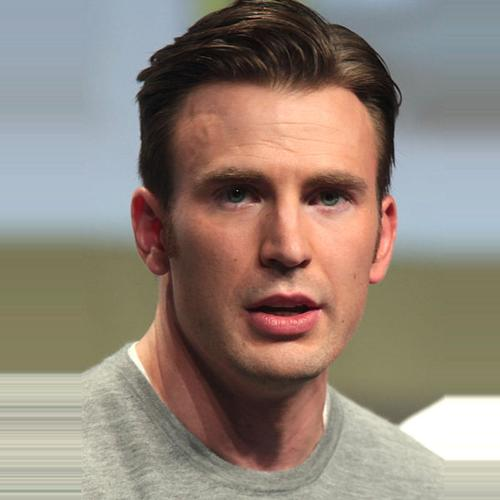
#> input picture data/male_000281.jpg, 500 x 500 px
$ jupyter execute --allow-errors model-pipeline.ipynb   (shell and % lines are left out)   (text cells are left out)
#> lines starting #> are read from the running program, lines starting #| are printed output that depends on the picture; after the words box and inside, x2 and y2 are one past the last pixel; in counts of white or black regions, pixels touching at a corner belong together; pictures that were not available may be replaced by others from this repository, and a replacement may not be noted
[cell 1]
import numpy as np
import pandas as pd
import matplotlib.pyplot as plt
import sklearn
import cv2
import pickle

[cell 2]
# load all data and models
haar = cv2.CascadeClassifier('./model/haarcascade_frontalface_default.xml')

mean = pickle.load(open('./data/mean_preprocess.pickle','rb'))
#> (reads data/mean_preprocess.pickle from the repository)
model_svm = pickle.load(open('./mode_svc.pickle','rb'))
#> (reads mode_svc.pickle from the repository)
#> (the rest of this cell did not finish here and is left out)

[cell 3]
gender_pre = ['Male','Female']
font = cv2.FONT_HERSHEY_SIMPLEX

[cell 4]
def pipeline_model(img,color = 'rgb'):
    # step 2 : convert into gray scale
    if color=='bgr':
        gray = cv2.cvtColor(img,cv2.COLOR_BGR2GRAY)
    else:
        gray = cv2.cvtColor(img,cv2.COLOR_RGB2GRAY)
    #step 3: crop the faces using haar cascade classifier
    faces = haar.detectMultiScale(gray,1.5,3)
    for x,y,w,h in faces:
        cv2.rectangle(img,(x,y),(x+w,y+h),(0,255,0),2) # drawing rectangle
        roi = gray[y:y+h,x:x+w]
        #step 4 : normalizating
        roi = roi/255.0
        #atep-5 : reshape image as 100 X 100
        if roi.shape[1] >100:
            roi_resize = cv2.resize(roi,(100,100),cv2.INTER_AREA)
            #print(roi_resize.shape)
        else:
            roi_resize = cv2.resize(roi,(100,100),cv2.INTER_CUBIC)
        #step 6: Flattening (1x10000)
        roi_reshape = roi_resize.reshape(1,-1)
        #print(roi_reshape.shape)
        # step 7: Subtract with mean
        roi_mean = roi_reshape-mean
        #step 8: get eigen image
        eigen_img = model_pca.transform(roi_mean)
        #step 9: pass to ML model
        results = model_svm.predict_proba(eigen_img)[0]
        #step 10
        predict = results.argmax()
        score = results[predict]
        #step: 11
        text = "%s: %0.2f"%(gender_pre[predict],score)
        cv2.putText(img,text,(x,y),font,1,(0,255,0),2)
        return(img)

[cell 5]
#test data
test_data_path = './data/male_000281.jpg'
# step 1: read the data
img = cv2.imread(test_data_path)
#> img is the input picture: shape (500, 500, 3); mean B, G, R 122.1, 132.9, 146.2
color = 'bgr'
#> (the rest of this cell did not finish here and is left out)

#> in pipeline_model, `gray = cv2.cvtColor(img,cv2.COLOR_BGR2GRAY)`:
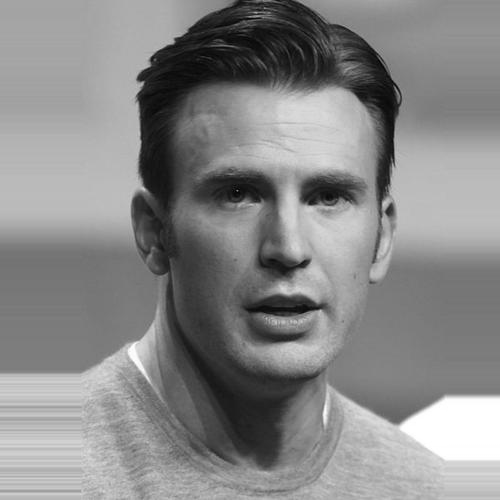
#> gray: shape (500, 500); min 1, max 255, mean 135.6
#> in pipeline_model, `faces = haar.detectMultiScale(gray,1.5,3)`: faces = [[149, 90, 273, 273]]
#> the loop in pipeline_model, `for x,y,w,h in faces:` made 1 pass
#> pass 1, in pipeline_model, `roi = gray[y:y+h,x:x+w]`:
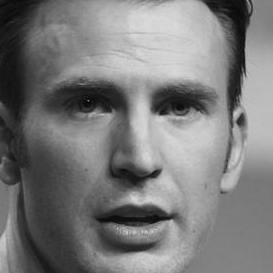
#> roi: shape (273, 273); min 1, max 219, mean 122.4
#> after the loop in pipeline_model, `for x,y,w,h in faces:`:
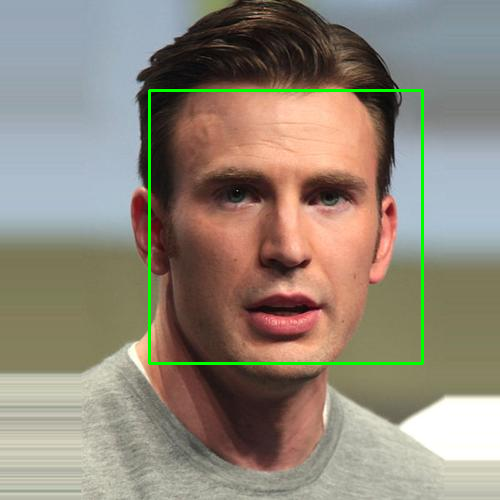
#> img: shape (500, 500, 3); 1.31% of pixels changed, all inside (x1, y1, x2, y2) = (148, 89, 424, 365)
plt.imshow(img)

[cell 6]
## we will read the image in rgb

[cell 7]
from PIL import Image

[cell 8]
#test data
test_data_path = './data/male_000281.jpg'
# step 1: read the data
img = Image.open(test_data_path)
#> img: PIL image 500x500 RGB
img = np.array(img)
color = 'bgr'
#> (the rest of this cell did not finish here and is left out)

#> in pipeline_model (call 2), `faces = haar.detectMultiScale(gray,1.5,3)`: faces = [[149, 91, 273, 273]]
#> the loop in pipeline_model, `for x,y,w,h in faces:` made 1 pass
#> pass 1, in pipeline_model (call 2), `roi = gray[y:y+h,x:x+w]`:
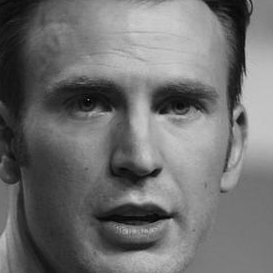
#> roi: shape (273, 273); min 0, max 212, mean 111.3
#> after the loop in pipeline_model, `for x,y,w,h in faces:`:
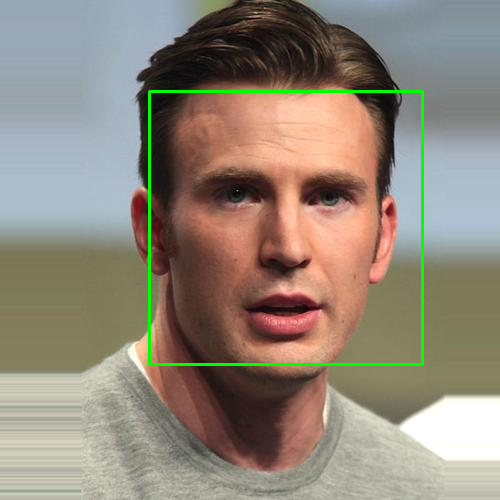
#> img: shape (500, 500, 3); mean R, G, B 144.5, 134.8, 120.9
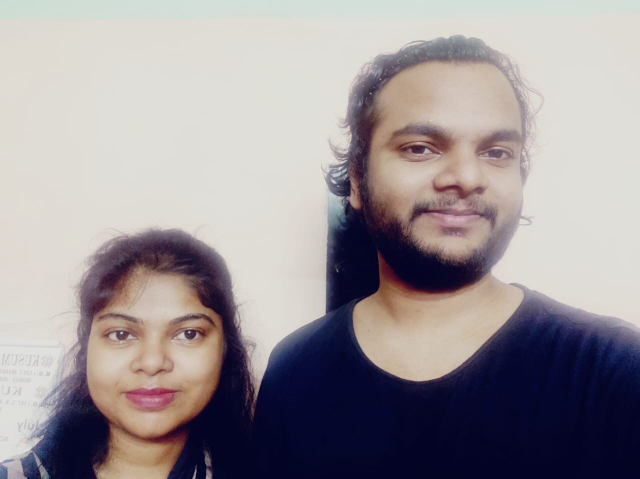
#> input picture data/WhatsApp Image 2020-07-17 at 11.48.54 PM.jpg, 1280 x 958 px, given in place of video.mp4, which was not available (shown at 1/2 size)
#> further down, frame is the input picture: shape (958, 1280, 3); mean B, G, R 151.6, 147.7, 154.7
plt.imshow(img)

[cell 9]
cap = cv2.VideoCapture('./data/video.mp4')
#> (the rest of this cell did not finish here and is left out)

#> call 3 of pipeline_model, with color = 'bgr'
#> in pipeline_model (call 3), `gray = cv2.cvtColor(img,cv2.COLOR_BGR2GRAY)`:
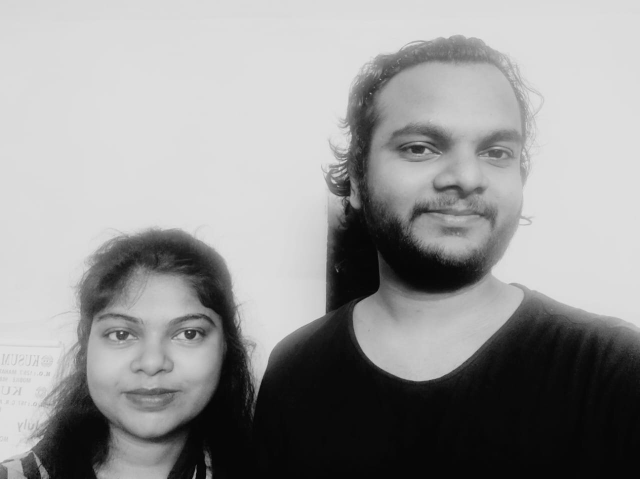
#> gray: shape (958, 1280) (shown at 1/2 size); min 2, max 235, mean 150.3
#> in pipeline_model (call 3), `faces = haar.detectMultiScale(gray,1.5,3)`: faces = [[172, 570, 273, 273], [709, 128, 410, 410], [98, 498, 410, 410]]
#> the loop in pipeline_model, `for x,y,w,h in faces:` made 1 pass
#> pass 1, in pipeline_model (call 3), `roi = gray[y:y+h,x:x+w]`:
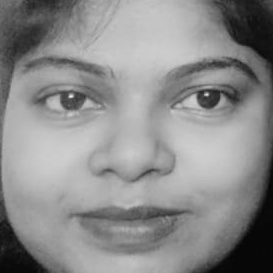
#> roi: shape (273, 273); min 5, max 235, mean 139.6
#> after the loop in pipeline_model, `for x,y,w,h in faces:`:
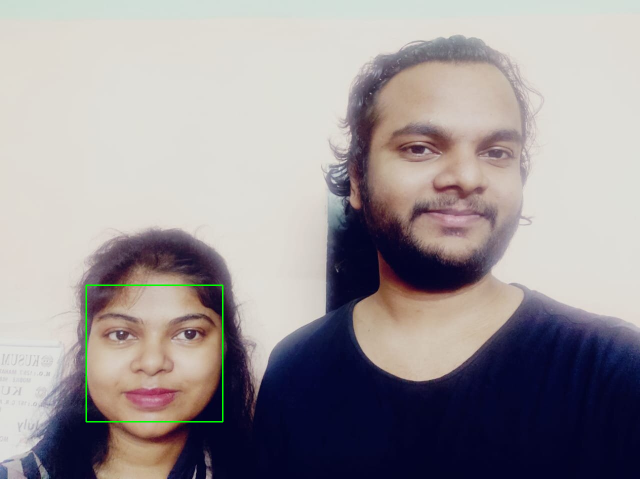
#> img: shape (958, 1280, 3) (shown at 1/2 size); 0.27% of pixels changed, all inside (x1, y1, x2, y2) = (171, 569, 447, 845)
    #print(frame)
    try:
        cv2.imshow('Gender detection',frame)
    except:
        continue
    if cv2.waitKey(20)==27:
        break
cv2.destroyAllWindows()
cap.release()
